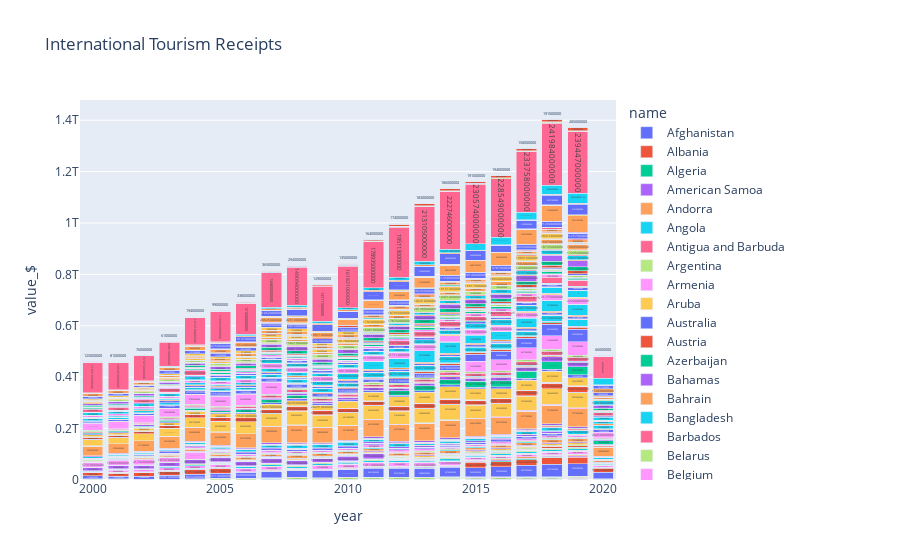

Notebook cell for this chart:
### Code cell
fig = px.bar(filtered_df, x='year', y='value_$', color='name', text='value_$', title='International Tourism Receipts', category_orders={'year': sorted(filtered_df['year'].unique())})
fig.update_layout(barmode='stack')
fig.show()
